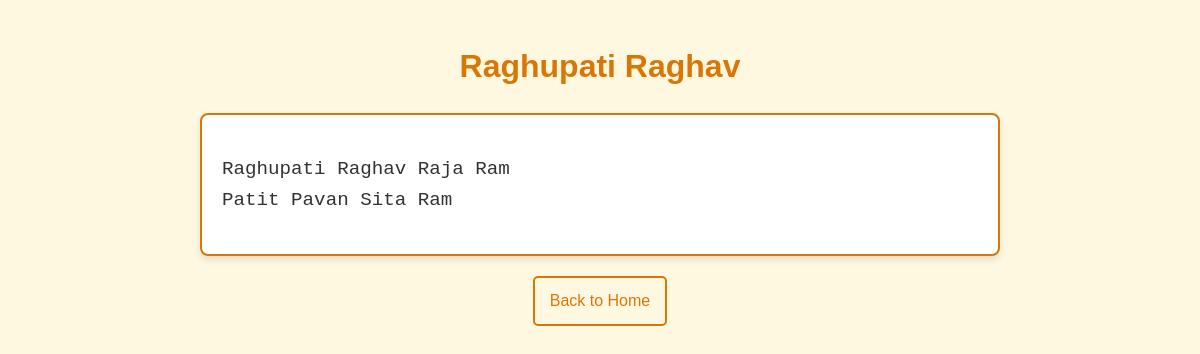
/song/1, run on an earlier commit of the app's database.
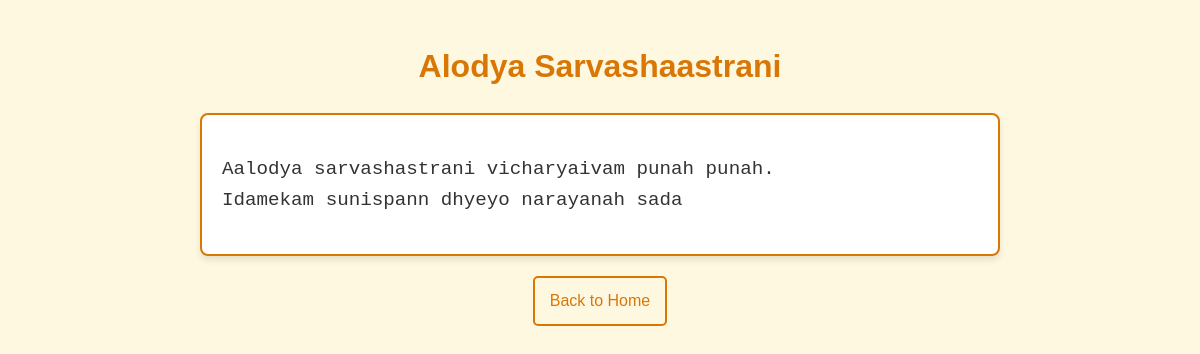
And on a later commit of the database.
### tables this page shows
CREATE TABLE songs (
    id INTEGER PRIMARY KEY AUTOINCREMENT,
    title TEXT NOT NULL,
    lyrics TEXT NOT NULL
);

### app.py (the view)
@app.route('/song/<int:song_id>')
def song(song_id):
    conn = get_db_connection()
    song = conn.execute("SELECT * FROM songs WHERE id = ?", (song_id,)).fetchone()
    conn.close()
    if not song:
        return "Song not found!", 404
    return render_template('song.html', song=song)

### app.py (called while the page is built)
def get_db_connection():
    conn = sqlite3.connect('songs.db')
    conn.row_factory = sqlite3.Row
    return conn

### templates/song.html (shortened to what this page needs)
<!DOCTYPE html>
<html lang="en">
<head>
    <link rel="stylesheet" href="/static/style.css">
</head>
<body>
    <div class="container">
        <h1 class="song-title">{{ song.title }}</h1>
        <div class="lyrics-container">
            <pre class="lyrics">{{ song.lyrics }}</pre>
        </div>
        <a href="/" class="back-link">Back to Home</a>
    </div>
</body>
</html>

### static/style.css (style rules this page uses)
body { font-family: Arial, sans-serif; margin: 0; padding: 0; background-color: #fff8e1; color: #333; line-height: 1.6; }
.container { max-width: 800px; margin: 0 auto; padding: 20px; text-align: center; }
h1.song-title { font-size: 2rem; color: #d97706; margin-bottom: 20px; }
.lyrics-container { background-color: #ffffff; border: 2px solid #d97706; border-radius: 8px; padding: 20px; margin-bottom: 20px; box-shadow: 0px 4px 6px rgba(0, 0, 0, 0.1); text-align: left; overflow-x: auto; }
pre.lyrics { font-size: 1.2rem; white-space: pre-wrap; word-wrap: break-word; }
a.back-link { font-size: 1rem; color: #d97706; text-decoration: none; border: 2px solid #d97706; border-radius: 5px; padding: 10px 15px; display: inline-block; transition: all 0.3s ease; }
h1 { font-size: 2rem; color: #d97706; margin-bottom: 20px; }

What changed in the data, as far as the page shows it:
changed songs: title "Raghupati Raghav" → "Alodya Sarvashaastrani"; lyrics "Raghupati Raghav Raja Ram Patit Pavan Sita Ram" → "Aalodya sarvashastrani vicharyaivam punah punah. Idamekam sunispann dhyeyo narayanah sada"
